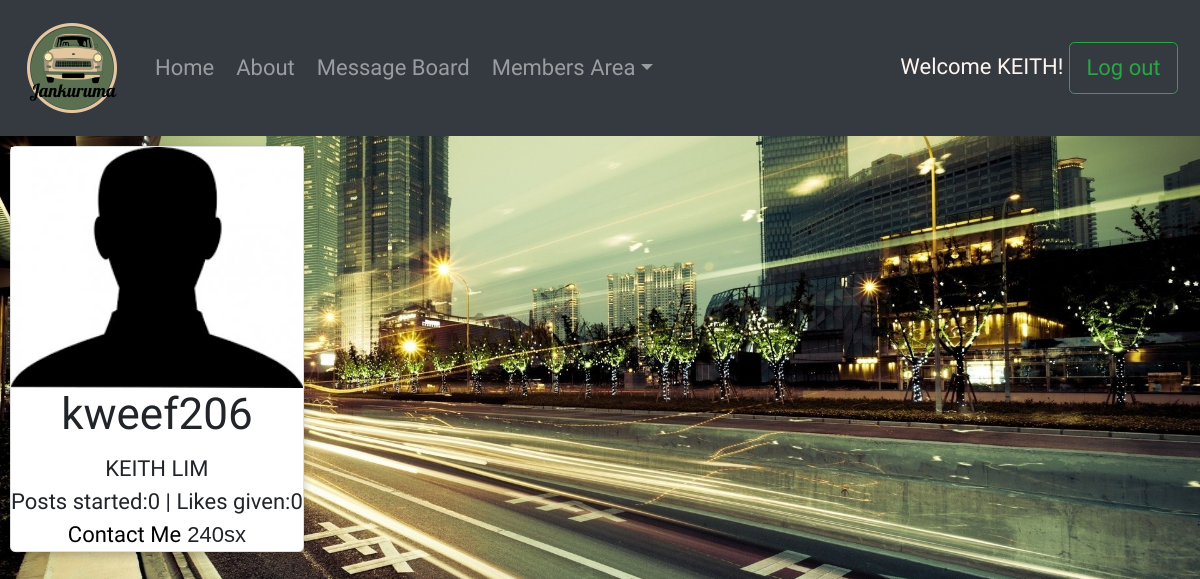
/vroom/user_profile/8 (signed in), run on an earlier commit of the app's database.
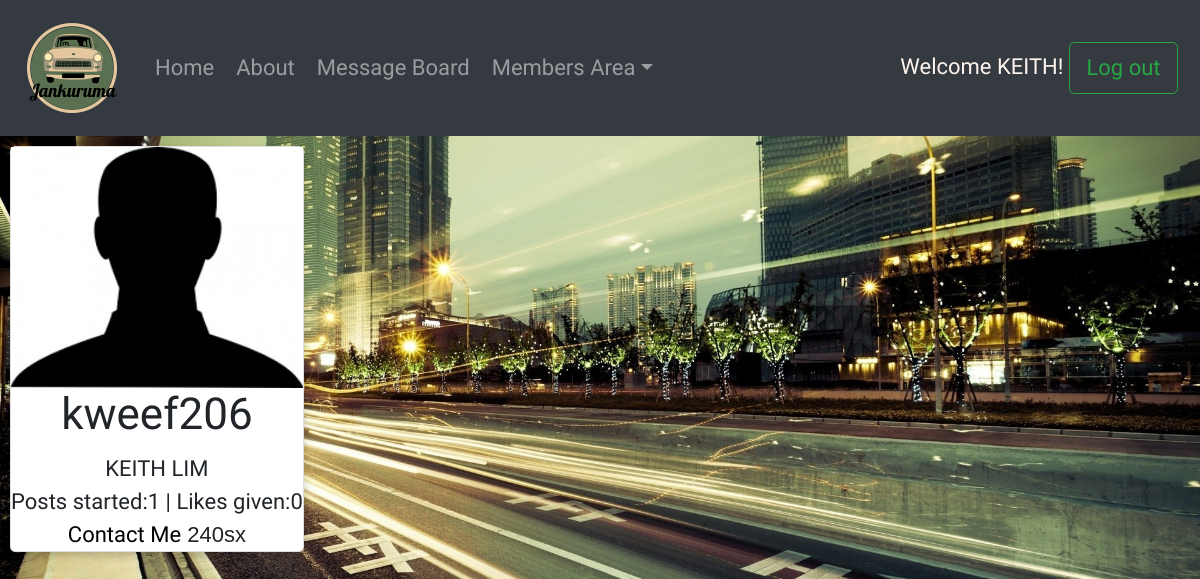
And on a later commit of the database.
### log_reg_app/models.py (models this page shows, shortened)
class User(models.Model):
    username = models.CharField(max_length=255)
    first_name = models.CharField(max_length=255)
    last_name = models.CharField(max_length=255)
    email = models.EmailField(unique=True)
    password = models.CharField(max_length=255)
    profile_pic = models.CharField(max_length=255, null=True)
    car = models.CharField(max_length=255, null=True)
    created_at = models.DateTimeField(auto_now_add=True)
    updated_at = models.DateTimeField(auto_now=True)
    objects = UserManager()

### Dashboard/views.py (the view)
# urls.py: path('user_profile/<int:id>', views.user_profile, name="user_profile"),
def user_profile(request, id):
    if 'user_id' not in request.session:
        return redirect ('/')
    else:
        context = {
            'user': User.objects.get(id=id),
            'posts': Post.objects.all(),
        }
        return render(request, 'profile_page.html', context)

### Dashboard/templates/profile_page.html (shortened to what this page needs)
<!DOCTYPE html>
<html lang="en">
<head>
    <link href="https://stackpath.bootstrapcdn.com/bootstrap/4.5.0/css/bootstrap.min.css" rel="stylesheet"
>
    {% load static %}
    <link rel="stylesheet" type="text/css" href="{% static 'css/styles.css' %}">
    <link rel="stylesheet" href="{% static 'css/profile_page.css' %}">
</head>
<body>
    <nav class="navbar navbar-expand-lg navbar-dark bg-dark">
        <a class="navbar-brand" href="{% url 'dashboard' %}">
            <img src="/static/images/logo.png" width="100" height="100" class="d-inline-block align-top" alt=""
                loading="lazy">
        </a>
        <div class="collapse navbar-collapse" id="navbarSupportedContent">
            <ul class="navbar-nav mr-auto">
                <li class="nav-item">
                    <a class="nav-link" href="{%url 'dashboard' %}">Home</a>
                  </li>
                <li class="nav-item">
                    <a class="nav-link" href="{%url 'about' %}">About</a>
                  </li>
                <li class="nav-item">
                    <a class="nav-link" href="/vroom/message_board/">Message Board</a>
                  </li>
            <li class="nav-item dropdown">
                <a class="nav-link dropdown-toggle" href="#" id="navbarDropdown" role="button" data-toggle="dropdown" aria-haspopup="true" aria-expanded="false">
                Members Area</a>
        </li>
    </div>
    <span id="user">Welcome {{ user.first_name }}! <a class="btn btn-outline-success" href="/logout">Log out</a></span>
</nav>
</head>
<body>
<div class="card">
{%if len.user.profile_pic < 0 %}
  <img src="{{user.profile_pic}}" alt="me" style="width:100%">
{% else %}
<img src="/static/images/profile_default.png" alt="me" style="width:100%">
{% endif  %}
  <h2>{{user.username}}</h2>
  <p>{{user.first_name}} {{user.last_name}}</p>
  <p>Posts started:{{ user.posts.count }} | Likes given:{{ user.liked_posts.count }}</p>
  <a href="mailto:{{user.email}}">Contact Me</a>
  {{user.car}}
</div>
</body>
</html>

What changed in the data, as far as the page shows it:
changed User "kweef206": posts.count "0" → "1"
